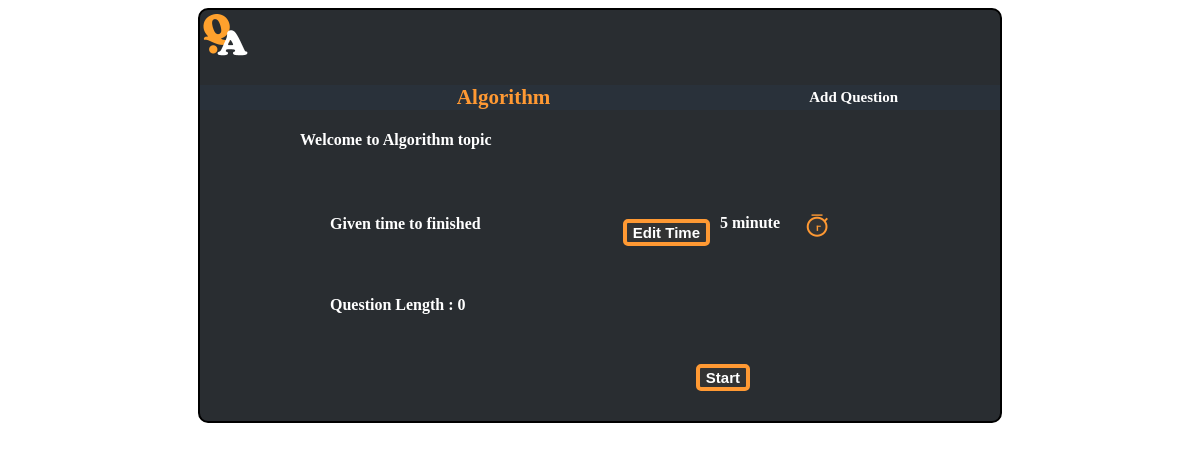
Screenshot of /topic/1/ with the database file from the repository.
### questionanswering/topic/models.py (models this page shows, shortened)
class Topic(models.Model):
    title = models.CharField(max_length=100)
    given_time_in_minute = models.PositiveIntegerField('given time')
    pub_date = models.DateTimeField('date published', default=datetime.now)
    def query_question_length(self):
        return len(self.question_set.all())
    class Meta:
        abstract = False

### questionanswering/topic/views.py (the view)
# urls.py: path('topic/<int:pk>/', TopicDetailView.as_view(), name='topic_welcome'),
class TopicDetailView(DetailView):
    model = Topic
    template_name = 'topic/detail.html'

### questionanswering/templates/topic/detail.html
{% extends 'parent.html' %}
{% load static %}
{% block content %}
<link href="{% static 'detail.css' %}" rel="stylesheet" xmlns="http://www.w3.org/1999/html">
    <div class="add_question">
        <h3><a href="{% url 'QA:new_question' topic.id %}">Add Question</a> </h3>
    </div>
    <div class="title">
<h3>  {{ topic.title }} </h3>
  </div>
<div class="content">
  <p> Welcome to {{ topic.title }} topic </p>
    <div class="detail">
        <div class="time_description">
            <p>Given time to finished</p>
        </div>
   <div class="time_display">
       <img src="{% static 'assets/clock.png' %}" width="50%" height="50%">
   <p > {{topic.given_time_in_minute}} minute </p>
   </div>
         <div class="edit_time">
          <button>  <a href="{% url 'Topic:add_topic_time' topic.id %}">Edit Time</a> </button>
        </div>
 <div class="question_length">
     <p> Question Length   :  {{topic.query_question_length}}</p>
 </div>
        </div>
  <div class="start_button" >
<button><a href="{% url 'QA:question_page' topic.id %}  "> Start </a></button>
  </div>
</div>
{% endblock content %}

### questionanswering/static/parent.css (style rules this page uses)
body { display : flex ; flex-direction : row ; justify-content : center ; align-items : center ; height : 800 px; }

### questionanswering/static/detail.css (style rules this page uses)
.add_question { float : right; margin-right : 100px; padding: 2px 2px; }
a { color:white ; font-weight : bold; font-size: 15px; }
a:link { text-decoration:none; }
.content { width : 500px; margin-left : 100px; color : white ; font-family : Times; items-align :center; }
.content p { letter-spacing : 5 em; }
.time_description { float: left ; width : 200px; }
.detail { width : 500px; margin-left : 30px; }
.edit_time { padding-top : 20px; color:red; }
.start_button { text-align : right ; margin-right : 50px; margin-top : 50px; padding-bottom : 30px; }
.edit_time { text-align : right ; margin-right : 50px; margin-top : 50px; padding-bottom : 30px; }
.edit_time button { background-color : #333333; border : none ; color : white ; text-align : center; font-size: 15px; display : inline-block; border-radius :5px; border : 4px solid #ff9933 ; transition-duration : 0.4s; }
.start_button button { background-color : #333333; border : none ; color : white ; text-align : center; font-size: 15px; display : inline-block; border-radius :5px; border : 4px solid #ff9933 ; transition-duration : 0.4s; }
.title { font-family : Times; font-size :large; background-color :#29313a; color : #ff9933 ; text-align : center ; letter-spacing : 2 em; }
.time_display { float: right; width: 120px ; margin-top : 15px; color : white ; padding : 5 px; }
.time_display img { float : right; width : 25px ; height : 25px; }
.time_display p { width : 20 px; float : left; margin-right : 0px; padding-left : 10px; margin-top : 0px; }
.question_length { margin-top : 20px; padding-top : 0px; }

### rows the page displays
Topic: title "Algorithm", given_time_in_minute "5", query_question_length "0"
